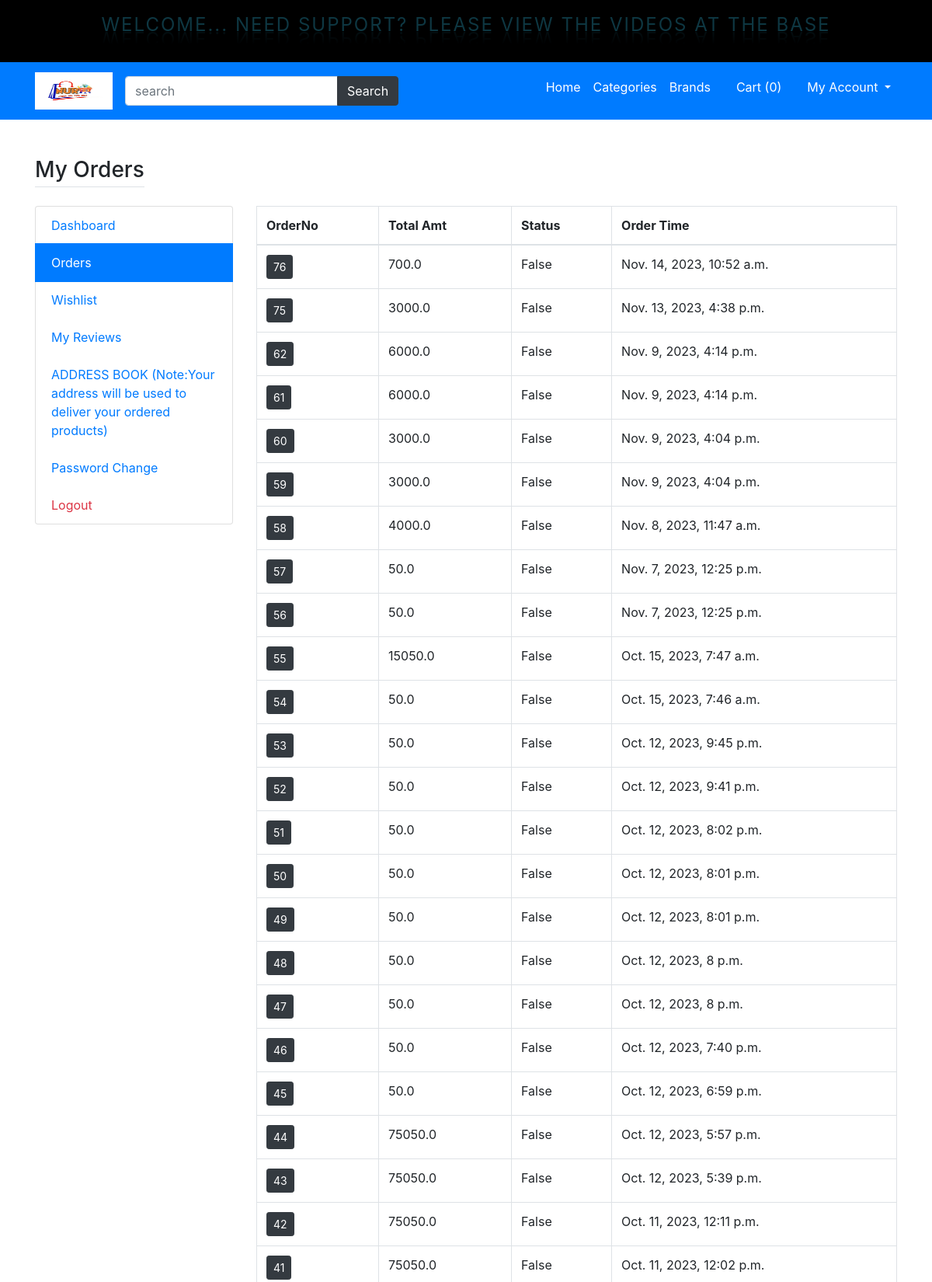
The app's page /my-orders (signed in, upper part) with its own data.
### main/models.py (models this page shows)
class CartOrder(models.Model):
    user=models.ForeignKey(User,on_delete=models.CASCADE)
    total_amt=models.FloatField()
    paid_status=models.BooleanField(default=False)
    order_dt=models.DateTimeField(auto_now_add=True)
    order_status=models.CharField(choices=status_choice,default='process',max_length=150)
    class Meta:
        verbose_name_plural='8. Orders'

### main/views.py (the view)
# urls.py: path('my-orders',views.my_orders, name='my_orders'),
def my_orders(request):
	orders=CartOrder.objects.filter(user=request.user).order_by('-id')
	return render(request, 'user/orders.html',{'orders':orders})

### main/templates/user/orders.html
{% extends 'base.html' %}
{% load static %}
{% block content %}
<main class="container my-4">
	<h3 class="my-4 border-bottom pb-1">My Orders</h3>
	<div class="row">
		<div class="col-md-3">
			{% include 'user/user-sidebar.html' %}
		</div>
		<div class="col-md-9">
			<div class="table-responsive">
				<table class="table-bordered table">
					<thead>
						<tr>
							<th>OrderNo</th>
							<th>Total Amt</th>
							<th>Status</th>
							<th>Order Time</th>
						</tr>
					</thead>
					<tbody>
						{% for order in orders %}
						<tr>
							<td><a href="{% url 'my_order_items' order.id %}" class="btn btn-sm btn-dark">{{order.id}}</a></td>
							<td>{{order.total_amt}}</td>
							<td>{{order.paid_status}}</td>
							<td>{{order.order_dt}}</td>
						</tr>
						{% endfor %}
					</tbody>
				</table>
			</div>
		</div>
	</div>
</main>
{% endblock %}

### main/static/video.css (style rules this page uses)
.container { display: flex; flex-wrap: wrap; justify-content: space-between; }

### main/static/faqs.css (style rules this page uses)
body { font-family: Arial, sans-serif; background-color: #f5f5f5; }

### main/static/delivery.css (style rules this page uses)
body { font-family: Arial, sans-serif; background-color: #f5f5f5; }

### main/static/guideline.css (style rules this page uses)
body { font-family: Arial, sans-serif; background-color: #f5f5f5; }

### main/static/privacy.css (style rules this page uses)
body { font-family: Arial, sans-serif; margin: 0; padding: 0; }
a { text-decoration: none; color: #0074D9; }

### records on screen
CartOrder: id "76", total_amt "700.0", paid_status "False", order_dt "Nov. 14, 2023, 10:52 a.m."
CartOrder: id "75", total_amt "3000.0", paid_status "False", order_dt "Nov. 13, 2023, 4:38 p.m."
CartOrder: id "62", total_amt "6000.0", paid_status "False", order_dt "Nov. 9, 2023, 4:14 p.m."
CartOrder: id "61", total_amt "6000.0", paid_status "False", order_dt "Nov. 9, 2023, 4:14 p.m."
CartOrder: id "60", total_amt "3000.0", paid_status "False", order_dt "Nov. 9, 2023, 4:04 p.m."
CartOrder: id "59", total_amt "3000.0", paid_status "False", order_dt "Nov. 9, 2023, 4:04 p.m."
CartOrder: id "58", total_amt "4000.0", paid_status "False", order_dt "Nov. 8, 2023, 11:47 a.m."
CartOrder: id "57", total_amt "50.0", paid_status "False", order_dt "Nov. 7, 2023, 12:25 p.m."
CartOrder: id "56", total_amt "50.0", paid_status "False", order_dt "Nov. 7, 2023, 12:25 p.m."
CartOrder: id "55", total_amt "15050.0", paid_status "False", order_dt "Oct. 15, 2023, 7:47 a.m."
CartOrder: id "54", total_amt "50.0", paid_status "False", order_dt "Oct. 15, 2023, 7:46 a.m."
CartOrder: id "53", total_amt "50.0", paid_status "False", order_dt "Oct. 12, 2023, 9:45 p.m."
CartOrder: id "52", total_amt "50.0", paid_status "False", order_dt "Oct. 12, 2023, 9:41 p.m."
CartOrder: id "51", total_amt "50.0", paid_status "False", order_dt "Oct. 12, 2023, 8:02 p.m."
CartOrder: id "50", total_amt "50.0", paid_status "False", order_dt "Oct. 12, 2023, 8:01 p.m."
CartOrder: id "49", total_amt "50.0", paid_status "False", order_dt "Oct. 12, 2023, 8:01 p.m."
CartOrder: id "48", total_amt "50.0", paid_status "False", order_dt "Oct. 12, 2023, 8 p.m."
CartOrder: id "47", total_amt "50.0", paid_status "False", order_dt "Oct. 12, 2023, 8 p.m."
CartOrder: id "46", total_amt "50.0", paid_status "False", order_dt "Oct. 12, 2023, 7:40 p.m."
CartOrder: id "45", total_amt "50.0", paid_status "False", order_dt "Oct. 12, 2023, 6:59 p.m."
CartOrder: id "44", total_amt "75050.0", paid_status "False", order_dt "Oct. 12, 2023, 5:57 p.m."
CartOrder: id "43", total_amt "75050.0", paid_status "False", order_dt "Oct. 12, 2023, 5:39 p.m."
CartOrder: id "42", total_amt "75050.0", paid_status "False", order_dt "Oct. 11, 2023, 12:11 p.m."
CartOrder: id "41", total_amt "75050.0", paid_status "False", order_dt "Oct. 11, 2023, 12:02 p.m."

### other values on screen
{{ request.session.cartdata|length }} "0"
